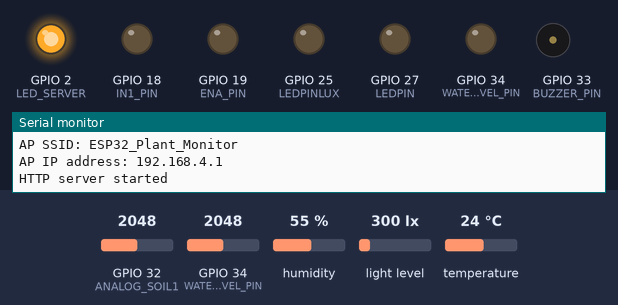
This sketch was run on a simulated ESP32. Shown: output pins drawn as LEDs (lit = HIGH), buzzer (waves = sounding), the last lines printed to the serial monitor. The inputs (shaded band) are chosen by the test bench; at power-on: GPIO 32 (ANALOG_SOIL1) = 2048, GPIO 34 (WATER_LEVEL_PIN) = 2048, light level 300 lx, humidity 55 %, temperature 24 °C. Storage starts empty.

Above: at 1.2 s.
1.3 s: GPIO 32 (ANALOG_SOIL1) set to 3554
6.5 s: GPIO 32 (ANALOG_SOIL1) set to 3630
At 7.1 s:
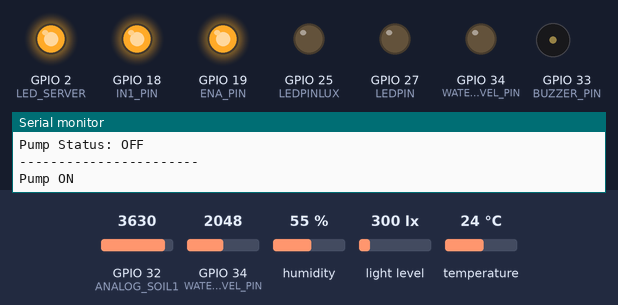
11.1 s: GPIO 34 (WATER_LEVEL_PIN) set to 490
At 13.23 s:
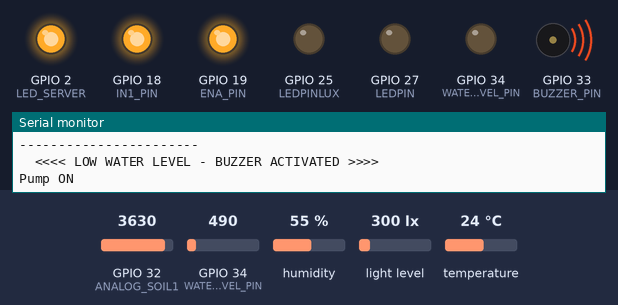
14.9 s: GPIO 34 (WATER_LEVEL_PIN) set to 414
At 20.4 s:
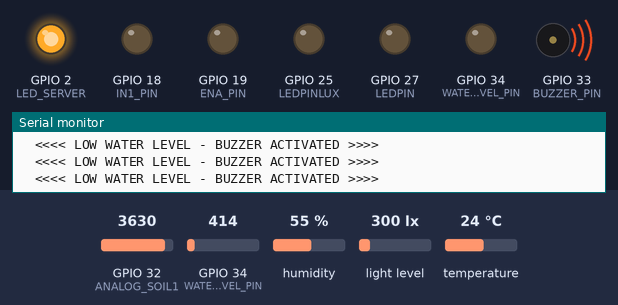
20.7 s: light level set to 109 lx
22.2 s: light level set to 88 lx
At 23.2 s:
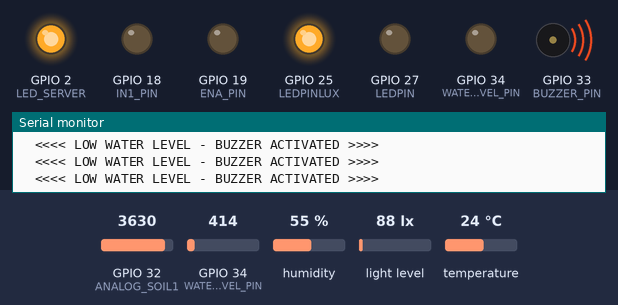
Timing chart, 0 to 24.8 s (numbered marks = the images above; inputs shaded):
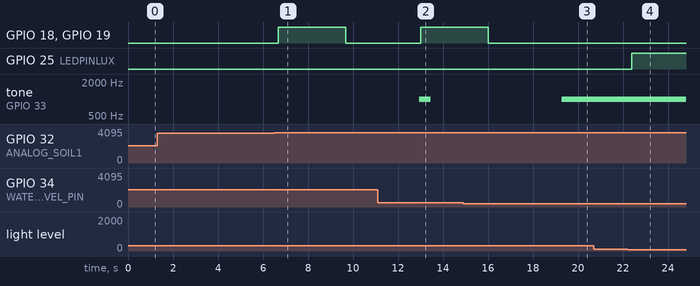

The sketch:

GreenIT.ino
```cpp
#include <WiFi.h>
#include <ESPAsyncWebServer.h>
#include <AsyncTCP.h>
#include <SPIFFS.h>
#include <ArduinoJson.h>

#include <DHT.h>
#include <Wire.h>
#include <BH1750.h>

#define DHTPIN 26
#define DHTTYPE DHT11
#define LEDPIN 27
#define LEDPINLUX 25
#define ANALOG_SOIL1 32
#define BUZZER_PIN 33
#define ENA_PIN 19
#define IN1_PIN 18
#define LED_SERVER 2
#define WATER_LEVEL_PIN 34


#define SOIL_DRY_THRESHOLD 3600 //Трябва да се настрои експериментално.
int val = 0;
bool isBuzzerActive = false;
DHT dht(DHTPIN, DHTTYPE);
BH1750 lightMeter;

const char *ssid = "ESP32_Plant_Monitor";
const char *password = "12345678";

AsyncWebServer server(80);

float temperature, humidity, lightIntensity = -1.0;
int soilMoisture;
bool isPumpOn = false;
bool buzzON = true;
int waterLvl = 0;

    int readRawSensorValue() {
        val = analogRead(WATER_LEVEL_PIN);
        return val;
    }

    int mapSensorValue(int rawValue) {
        int minAnalogWet = 2500;  // Стойност за 100% пълно
        int maxAnalogDry = 200; // Стойност за 0% пълно

        long mappedValue = map(rawValue, maxAnalogDry, minAnalogWet, 0, 100);

        if (mappedValue < 0) {
            mappedValue = 0;
        }
        if (mappedValue > 100) {
            mappedValue = 100;
        }
        return (int)mappedValue;
    }


void setup() {
    Serial.begin(9600);
    Serial.println("\nBooting Plant Monitor...");

    dht.begin();
    Wire.begin();
    lightMeter.begin(BH1750::ONE_TIME_HIGH_RES_MODE);

    pinMode(LEDPIN, OUTPUT);
    pinMode(LEDPINLUX, OUTPUT);
    pinMode(BUZZER_PIN, OUTPUT);
    pinMode(ENA_PIN, OUTPUT);
    pinMode(IN1_PIN, OUTPUT);
    pinMode(LED_SERVER, OUTPUT);
    pinMode(WATER_LEVEL_PIN, OUTPUT);

    digitalWrite(IN1_PIN, LOW);
    analogWrite(ENA_PIN, 0);

    isPumpOn = false;
    digitalWrite(LED_SERVER, LOW);
    digitalWrite(LEDPIN, LOW);
    digitalWrite(LEDPINLUX, LOW);
    noTone(BUZZER_PIN);

    if (!SPIFFS.begin(true)) {
        Serial.println("An Error has occurred while mounting SPIFFS");
        return;
    }
    Serial.println("SPIFFS mounted successfully");

    WiFi.softAP(ssid, password);
    Serial.print("AP SSID: ");
    Serial.println(ssid);
    Serial.print("AP IP address: ");
    Serial.println(WiFi.softAPIP());
    digitalWrite(LED_SERVER, HIGH);

    // Routes за статични файлове
    server.on("/", HTTP_GET, [](AsyncWebServerRequest *request) {
        if (SPIFFS.exists("/index.html")) request->send(SPIFFS, "/index.html", "text/html");
        else request->send(404, "text/plain", "index.html not found");
    });
    server.on("/style.css", HTTP_GET, [](AsyncWebServerRequest *request) {
        if (SPIFFS.exists("/style.css")) request->send(SPIFFS, "/style.css", "text/css");
        else request->send(404, "text/plain", "style.css not found");
    });
    server.on("/script.js", HTTP_GET, [](AsyncWebServerRequest *request) {
        if (SPIFFS.exists("/script.js")) request->send(SPIFFS, "/script.js", "text/javascript");
        else request->send(404, "text/plain", "script.js not found");
    });
    server.on("/logo.webp", HTTP_GET, [](AsyncWebServerRequest *request){
        if (SPIFFS.exists("/logo.webp")) request->send(SPIFFS, "/logo.webp", "image/webp");
        else request->send(404, "text/plain", "logo.webp not found");
    });
    server.on("/backgroundPlants.avif", HTTP_GET, [](AsyncWebServerRequest *request){
         if (SPIFFS.exists("/backgroundPlants.avif")) request->send(SPIFFS, "/backgroundPlants.avif", "image/avif");
        else request->send(404, "text/plain", "backgroundPlants.avif not found");
    });

    // Route за данни от сензори
    server.on("/data", HTTP_GET, [](AsyncWebServerRequest *request) {

        StaticJsonDocument<320> jsonDocument;

        if (isnan(temperature)) {
            jsonDocument["temperature"] = nullptr;
        } else {
            jsonDocument["temperature"] = String(temperature, 1);
        }

        if (isnan(humidity)) {
            jsonDocument["humidity"] = nullptr;
        } else {
            jsonDocument["humidity"] = String(humidity, 1);
        }

        if (lightIntensity < 0) { // Проверка за валидна стойност от BH1750
            jsonDocument["lightIntensity"] = nullptr;
        } else {
            jsonDocument["lightIntensity"] = String(lightIntensity, 0);
        }

        jsonDocument["soilMoisture"] = soilMoisture; // Суровата стойност от почвения сензор
        jsonDocument["pumpStatus"] = isPumpOn ? "ON" : "OFF";

        jsonDocument["waterLevelPercent"] = mapSensorValue(val); // Мапнатата стойност (0-100%)
        jsonDocument["waterLevelRaw"] = val;  // Суровата аналогова стойност

        String jsonString;
        serializeJson(jsonDocument, jsonString);
        request->send(200, "application/json", jsonString);
    });

    server.begin();
    Serial.println("HTTP server started");
}


void managePump() {
     if (soilMoisture > SOIL_DRY_THRESHOLD) {
          Serial.println("Pump ON");
          digitalWrite(IN1_PIN, HIGH);
          digitalWrite(ENA_PIN, HIGH);
          delay(3000);
          digitalWrite(IN1_PIN, LOW);
          analogWrite(ENA_PIN, LOW);
          Serial.println("Pump OFF");
          delay(3000);
     }
}


void loop() {

    temperature = dht.readTemperature();
    humidity = dht.readHumidity();

    lightIntensity = lightMeter.readLightLevel();
    lightMeter.configure(BH1750::ONE_TIME_HIGH_RES_MODE);

    long sumSoilMoisture = 0;
    for (int i = 0; i < 5; i++) {
        sumSoilMoisture += analogRead(ANALOG_SOIL1);
        delay(10);
    }
    soilMoisture = sumSoilMoisture / 5;

    static unsigned long lastSerialPrintTime = 0;
    if (millis() - lastSerialPrintTime > 5000) { // Печат на всеки 5 секунди
        lastSerialPrintTime = millis();
        Serial.println("--- Sensor Readings ---");
        if (isnan(temperature)) Serial.println("Temperature: Failed to read");
        else { Serial.print("Temperature: "); Serial.print(temperature, 1); Serial.println(" *C"); }

        if (isnan(humidity)) Serial.println("Humidity: Failed to read");
        else { Serial.print("Humidity: "); Serial.print(humidity, 1); Serial.println(" %"); }

        Serial.print("Light Intensity: ");
        if (lightIntensity < 0) Serial.println("Failed to read");
        else { Serial.print(lightIntensity, 0); Serial.println(" lx"); }

        Serial.print("Soil Moisture (raw): "); Serial.println(soilMoisture);
        Serial.print("Pump Status: "); Serial.println(isPumpOn ? "ON" : "OFF");
        Serial.println("-----------------------");
    }

    // Логика за LEDs
    if (!isnan(temperature)) {
        if (temperature < 15.0 || temperature > 30.0) digitalWrite(LEDPIN, HIGH);
        else digitalWrite(LEDPIN, LOW);
    }

    if (lightIntensity >= 0 && lightIntensity < 100.0) {
        digitalWrite(LEDPINLUX, HIGH);
    } else {
        digitalWrite(LEDPINLUX, LOW);
    }


    int rawValue = readRawSensorValue();
    int mappedLevel = mapSensorValue(rawValue);

    if (mappedLevel < 25) {
        if (!isBuzzerActive) {
        tone(BUZZER_PIN, 1000, 500);
        Serial.print("  <<<< LOW WATER LEVEL - BUZZER ACTIVATED >>>>");
        }
    } else {
        if (isBuzzerActive) {
        noTone(BUZZER_PIN);
        isBuzzerActive = false;
        Serial.print("  <<<< Water level OK - Buzzer DEACTIVATED >>>>");
        }
    }

    Serial.println();

    if(mappedLevel > 10) {
        managePump();
        noTone(BUZZER_PIN);
    }

    delay(100);
}
```

Measured:
- the behaviour switches between 3600 and 3601 on GPIO 32 (ANALOG_SOIL1) (found by bisection; images 0 and 1)
- the behaviour switches between 453 and 452 on GPIO 34 (WATER_LEVEL_PIN) (found by bisection; images 2 and 3)
- the behaviour switches between 100 and 99 lx on light level (found by bisection; images 3 and 4)
- after the input at 6.5 s, GPIO 18 (IN1_PIN), GPIO 19 (ENA_PIN): LOW → HIGH after 0.18 s, → LOW 3.0 s later
- after the input at 11.1 s, tone on GPIO 33 (BUZZER_PIN): silent → 1000 Hz after 1.9 s, → silent 0.50 s later
- after the input at 14.9 s, GPIO 18 (IN1_PIN), GPIO 19 (ENA_PIN): goes on until 16.0 s, then stays LOW; tone on GPIO 33 (BUZZER_PIN): goes on until 19.3 s, then stays 1000 Hz
- after the input at 22.2 s, GPIO 25 (LEDPINLUX): LOW → HIGH after 0.19 s
